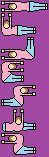
#> input picture img/m_yoga.png, 49 x 157 px, found by its file name; its folder holds 4 pictures in this run
$ python prepare_tetrominoes.py
#> lines starting #> are read from the running program, lines starting #| are printed output that depends on the picture
from PIL import Image
import os

tetromino_shapes = '''
....
####
....
....
-
#..
###
...
-
..#
###
...
-
.##.
.##.
....
-
.##
##.
...
-
.#.
###
...
-
##.
.##
...
'''
tetromino_shapes = [shape.strip().split('\n') for shape in tetromino_shapes.split('-')]

layout = '''
0000
1
111
  2
222
33
33
 44
44
 5
555
66
 66
'''

layout = layout.strip().split('\n')

tile_size = 12

def tile_bits(tile, bpp):
    mode = bpp - 1
    yield mode & 1
    yield (mode >> 1) & 1

    bit_count = 2

    for color_index in tile:
        for j in range(bpp):
            yield (color_index >> (bpp-1-j)) & 1
            bit_count += 1

    while bit_count % 14:
        bit_count += 1
        yield 0

def tile_bytes(tile, bpp):
    item = bytearray()
    bit_count = 0
    cur_bits = 0
    for bit in tile_bits(tile, bpp):
        cur_bits |= bit << bit_count
        bit_count += 1
        filled_bit_count = 6 if len(item) % 2 else 8
        if bit_count == filled_bit_count:
            item.append(cur_bits)
            cur_bits = 0
            bit_count = 0

    assert bit_count == 0, 'Bits weren\'t word-padded.'

    return bytes(item)

def prepare_tetrominoes(name, tetrominoes_img_name, bpp):
    tetrominoes_img_path = f'img/{tetrominoes_img_name}'

    img = Image.open(tetrominoes_img_path)

    tile_indices = {}
    tetromino_tile_data = []

    rotations = [
    #         x0,        y0,         dir_x,    dir_y
        (          1,           1, ( 1,  0), ( 0,  1)),
        (          1, tile_size-1, ( 0, -1), ( 1,  0)),
        (tile_size-1, tile_size-1, (-1,  0), ( 0, -1)),
        (tile_size-1,           1, ( 0,  1), (-1,  0)),
    ]

    color_indices = {
        (210,202,166,255): 0,
        (0,0,0,255): 1,
    }

    tetromino_xy_data = []
    for tetromino_id, shape in enumerate(tetromino_shapes):
        xy = []
        height = len(shape)
        width = len(shape[0])

        for y in range(height):
            for x in range(width):
                if shape[y][x] == '#':
                    xy.append((x, y))

        assert len(xy) == 4, 'Tetromino has wrong number of pieces?'

        for rot in range(3):
            for i in range(4):
                x, y = xy[-4]
                if width == height:
                    x, y = height-1-y, x
                else:
                    # The only case where width != height is the O piece
                    x, y = 3-y, x-1
                xy.append((x, y))

        for x, y in xy:
            tetromino_xy_data.append(x)
            tetromino_xy_data.append(y)

    print(f'x y data for {name}:')
    print(tetromino_xy_data)

    tile_index_to_tetromino_id = []

    for grid_y in range(len(layout)):
        for grid_x in range(len(layout[grid_y])):
            tetromino_id = layout[grid_y][grid_x]
            if tetromino_id == ' ': continue
            tetromino_id = int(tetromino_id)

            for (x0, y0, dir_x, dir_y) in rotations:
                start_x = x0 + tile_size*grid_x
                start_y = y0 + tile_size*grid_y
                tile = []
                for ty in range(tile_size):
                    for tx in range(tile_size):
                        x = start_x + dir_x[0]*tx + dir_y[0]*ty
                        y = start_y + dir_x[1]*tx + dir_y[1]*ty
                        color = img.getpixel((x, y))
                        if color not in color_indices:
                            color_indices[color] = len(color_indices)
                        tile.append(color_indices[color])
                tile = tuple(tile)
                if tile not in tile_indices:
                    tile_indices[tile] = len(tile_indices)
                    tile_index_to_tetromino_id.append(tetromino_id)
                tetromino_tile_data.append(tile_indices[tile])

    colors_by_index = [None]*len(color_indices)
    for color in color_indices:
        colors_by_index[color_indices[color]] = color

    print(f'colors for {name}:')
    print(colors_by_index)
    print(len(colors_by_index))

    colors16 = []

    for r,g,b,a in colors_by_index:
        r >>= 3
        g >>= 2
        b >>= 3
        left = (r << 3) | (g >> 3)
        right = ((g << 5) | b) & 0xff
        colors16.append((left, right))

    print(' ', ','.join(str(b) for col16 in colors16 for b in col16))

    print(f'tile data for {name}')
    print(tetromino_tile_data)

    tiles_per_row = 16
    row_count = (len(tile_indices) + tiles_per_row - 1) // tiles_per_row

    # Create a preview image of the generated tiles for reference.
    out_img = Image.new('RGBA', (1 + tiles_per_row * (1 + tile_size), 1 + row_count * (1 + tile_size)))

    for tile in tile_indices:
        index = tile_indices[tile]
        grid_y = index // tiles_per_row
        grid_x = index % tiles_per_row

        i = 0
        for ty in range(tile_size):
            for tx in range(tile_size):
                px = 1 + (tile_size + 1) * grid_x + tx
                py = 1 + (tile_size + 1) * grid_y + ty
                color = colors_by_index[tile[i]]
                if color == (255,255,255,255):
                    v = tile_index_to_tetromino_id[index] * 255 // 7
                    color = (255-v,0,v,255)
                out_img.putpixel((px, py), color)
                i += 1

    try:
        os.mkdir('img/out')
    except FileExistsError:
        pass # Folder already exists - OK

    out_img.save('img/out/' + tetrominoes_img_name)

    for tile in tile_indices:
        tile_index_hex = hex(tile_indices[tile])[2:]
        if len(tile_index_hex) == 1:
            tile_index_hex = '0' + tile_index_hex

        item = tile_bytes(tile, bpp)
        open(f'packed-data/tiles_{name}-{tile_index_hex}.bin', 'wb').write(item)

def prepare_single_tile(name, path, bpp):
    path = 'img/' + path
    color_indices = {
        (210,202,166,255): 0,
        (0,0,0,255): 1,
    }
    tile = []
    img = Image.open(path)
    for y in range(tile_size):
        for x in range(tile_size):
            color = img.getpixel((x, y))
            if color not in color_indices:
                color_indices[color] = len(color_indices)
            tile.append(color_indices[color])

    item = tile_bytes(tile, bpp)

    open(f'packed-data/{name}.bin', 'wb').write(item)

    colors_by_index = [None]*len(color_indices)
    for color in color_indices:
        colors_by_index[color_indices[color]] = color

    print(f'colors for {name}:')
    print(colors_by_index)
    print(len(colors_by_index))

    colors16 = []

    for r,g,b,a in colors_by_index:
        r >>= 3
        g >>= 2
        b >>= 3
        left = (r << 3) | (g >> 3)
        right = ((g << 5) | b) & 0xff
        colors16.append((left, right))

    print(' ', ','.join(str(b) for col16 in colors16 for b in col16))

def run():
    prepare_tetrominoes('m', 'm_yoga.png', 3)
#> in prepare_tetrominoes, img is the input picture: PIL image 49x157 RGBA; mean R, G, B, A 150.9, 89.1, 147.8, 255
#> after the loop in prepare_tetrominoes, `for grid_y in range(len(layout)):`: color_indices = {(210, 202, 166, 255): 0, (0, 0, 0, 255): 1, (239, 228, 176, 255): 2, (255, 174, 201, 255): 3, (163, 73, 164, 255): 4, (185, 122, 87, 255): 5, (153, 217, 234, 255): 6}; tetromino_tile_data = 112 values, max 39 at index 103, min 0 at index 0, mean 13.5; tile_index_to_tetromino_id = 40 values from 0 to 6; tile_indices = 40 items
#> in prepare_tetrominoes, `colors_by_index = [None]*len(color_indices)`: colors_by_index = 7 items
#> the loop in prepare_tetrominoes, `for color in color_indices:` made 7 passes
#> after the loop in prepare_tetrominoes, `for color in color_indices:`: colors_by_index = [(210, 202, 166, 255), (0, 0, 0, 255), (239, 228, 176, 255), (255, 174, 201, 255), (163, 73, 164, 255), (185, 122, 87, 255), (153, 217, 234, 255)]
#| [(210, 202, 166, 255), (0, 0, 0, 255), (239, 228, 176, 255), (255, 174, 201, 255), (163, 73, 164, 255), (185, 122, 87, 255), (153, 217, 234, 255)]
#| 7
#> the loop in prepare_tetrominoes, `for r,g,b,a in colors_by_index:` made 7 passes
#> (r, g, b, left, right) on passes 1 to 7: (26, 50, 20, 214, 84), (0, 0, 0, 0, 0), (29, 57, 22, 239, 54), (31, 43, 25, 253, 121), (20, 18, 20, 162, 84), (23, 30, 10, 187, 202), (19, 54, 29, 158, 221)
#> after the loop in prepare_tetrominoes, `for r,g,b,a in colors_by_index:`: colors16 = [(214, 84), (0, 0), (239, 54), (253, 121), (162, 84), (187, 202), (158, 221)]
#|   214,84,0,0,239,54,253,121,162,84,187,202,158,221
#> (printed output is left out)
#> in prepare_tetrominoes, `row_count = (len(tile_indices) + tiles_per_row - 1) // tiles_per_row`: row_count = 3
#> in prepare_tetrominoes, `out_img = Image.new('RGBA', (1 + tiles_per_row * (1 + tile_size), 1 + ..`: out_img: PIL image 209x40 RGBA; every value is 0
#> the loop in prepare_tetrominoes, `for tile in tile_indices:` made 40 passes
#> (grid_y, grid_x) on passes 1 to 12: (0, 0), (0, 1), (0, 2), (0, 3), (0, 4), (0, 5), (0, 6), (0, 7), (0, 8), (0, 9), (0, 10), (0, 11)
#> after the loop in prepare_tetrominoes, `for tile in tile_indices:`:
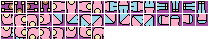
#> out_img: PIL image 209x40 RGBA; mean R, G, B, A 107.3, 79.8, 99, 175.7; transparent parts drawn white
#> the loop in prepare_tetrominoes, `for tile in tile_indices:` made 40 passes
#> tile_index_hex on passes 1 to 12: '00', '01', '02', '03', '04', '05', '06', '07', '08', '09', '0a', '0b'
    prepare_tetrominoes('d', 'd_ladders.png', 2)
#> call 2 of prepare_tetrominoes, with name = 'd', tetrominoes_img_name = 'd_ladders.png', bpp = 2
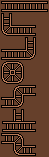
#> input picture img/d_ladders.png, 49 x 157 px, found by its file name
#> in prepare_tetrominoes, img is the input picture: PIL image 49x157 RGBA; mean R, G, B, A 88.5, 56.2, 38.3, 255
#> after the loop in prepare_tetrominoes (call 2), `for grid_y in range(len(layout)):`: color_indices = {(210, 202, 166, 255): 0, (0, 0, 0, 255): 1, (185, 122, 87, 255): 2, (102, 64, 43, 255): 3}; tetromino_tile_data = 112 values, max 17 at index 91, min 0 at index 0, mean 4.93; tile_index_to_tetromino_id = [0, 0, 0, 0, 0, 0, 1, 1, 1, 1, 5, 5, 5, 5, 5, 5, 5, 5]; tile_indices = 18 items
#> in prepare_tetrominoes (call 2), `colors_by_index = [None]*len(color_indices)`: colors_by_index = 4 items
#> the loop in prepare_tetrominoes (call 2), `for color in color_indices:` made 4 passes
#> after the loop in prepare_tetrominoes (call 2), `for color in color_indices:`: colors_by_index = [(210, 202, 166, 255), (0, 0, 0, 255), (185, 122, 87, 255), (102, 64, 43, 255)]
#| [(210, 202, 166, 255), (0, 0, 0, 255), (185, 122, 87, 255), (102, 64, 43, 255)]
#| 4
#> the loop in prepare_tetrominoes (call 2), `for r,g,b,a in colors_by_index:` made 4 passes
#> after the loop in prepare_tetrominoes (call 2), `for r,g,b,a in colors_by_index:`: colors16 = [(214, 84), (0, 0), (187, 202), (98, 5)]
#|   214,84,0,0,187,202,98,5
#> (printed output is left out)
#> in prepare_tetrominoes (call 2), `row_count = (len(tile_indices) + tiles_per_row - 1) // tiles_per_row`: row_count = 2
#> in prepare_tetrominoes (call 2), `out_img = Image.new('RGBA', (1 + tiles_per_row * (1 + tile_size), 1 + ..`: out_img: PIL image 209x27 RGBA; every value is 0
#> the loop in prepare_tetrominoes (call 2), `for tile in tile_indices:` made 18 passes
#> after the loop in prepare_tetrominoes (call 2), `for tile in tile_indices:`:
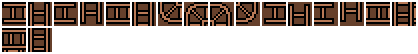
#> out_img: PIL image 209x27 RGBA (shown 2 times larger); mean R, G, B, A 34.8, 22.4, 15.6, 117.1; transparent parts drawn white
#> the loop in prepare_tetrominoes (call 2), `for tile in tile_indices:` made 18 passes
    prepare_tetrominoes('j', 'j_junkyard.png', 2)
#> call 3 of prepare_tetrominoes, with name = 'j', tetrominoes_img_name = 'j_junkyard.png', bpp = 2
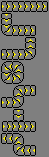
#> input picture img/j_junkyard.png, 49 x 157 px, found by its file name
#> in prepare_tetrominoes, img is the input picture: PIL image 49x157 RGBA; mean R, G, B, A 114.6, 114.1, 104.3, 255
#> after the loop in prepare_tetrominoes (call 3), `for grid_y in range(len(layout)):`: color_indices = {(210, 202, 166, 255): 0, (0, 0, 0, 255): 1, (127, 127, 127, 255): 2, (255, 242, 0, 255): 3}; tetromino_tile_data = 112 values, max 25 at index 90, min 0 at index 0, mean 9.55; tile_index_to_tetromino_id = 26 values from 0 to 5; tile_indices = 26 items
#> in prepare_tetrominoes (call 3), `colors_by_index = [None]*len(color_indices)`: colors_by_index = 4 items
#> the loop in prepare_tetrominoes (call 3), `for color in color_indices:` made 4 passes
#> after the loop in prepare_tetrominoes (call 3), `for color in color_indices:`: colors_by_index = [(210, 202, 166, 255), (0, 0, 0, 255), (127, 127, 127, 255), (255, 242, 0, 255)]
#| [(210, 202, 166, 255), (0, 0, 0, 255), (127, 127, 127, 255), (255, 242, 0, 255)]
#| 4
#> the loop in prepare_tetrominoes (call 3), `for r,g,b,a in colors_by_index:` made 4 passes
#> (r, g, b, left, right) on passes 1 to 4: (26, 50, 20, 214, 84), (0, 0, 0, 0, 0), (15, 31, 15, 123, 239), (31, 60, 0, 255, 128)
#> after the loop in prepare_tetrominoes (call 3), `for r,g,b,a in colors_by_index:`: colors16 = [(214, 84), (0, 0), (123, 239), (255, 128)]
#|   214,84,0,0,123,239,255,128
#> (printed output is left out)
#> the loop in prepare_tetrominoes (call 3), `for tile in tile_indices:` made 26 passes
#> after the loop in prepare_tetrominoes (call 3), `for tile in tile_indices:`:
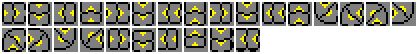
#> out_img: PIL image 209x27 RGBA (shown 2 times larger); mean R, G, B, A 68.5, 67.8, 55.5, 169.2; transparent parts drawn white
#> the loop in prepare_tetrominoes (call 3), `for tile in tile_indices:` made 26 passes
    prepare_single_tile('k', 'k_boulders.png', 3)

    print('Success!')

if __name__ == '__main__':
#> (the run stopped early here; a loop or call above may not have finished)
